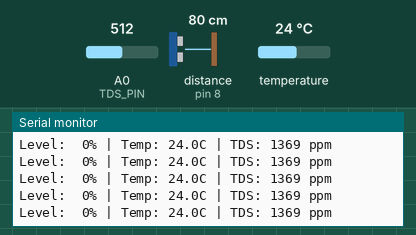
Simulated run of this sketch. Board: Arduino Uno, built with avr-gcc and run on an emulated ATmega328P. Shown: the last lines printed to the serial monitor. Wiring (inferred from the names in the program): ultrasonic range finder: trigger pin 7; echo pin 8. Inputs (shaded band) come from the test bench; at power-on: A0 (TDS_PIN) = 512, distance to the obstacle (sensor on pin 8) 80 cm, temperature 24 °C. The echo pulse lasts 58.3 µs per cm.

Above: at 13.4 s.
13.5 s: A0 (TDS_PIN) set to 8
At 15.8 s:
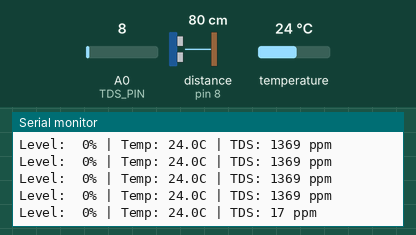
16.0 s: A0 (TDS_PIN) set to 5
At 18.5 s:
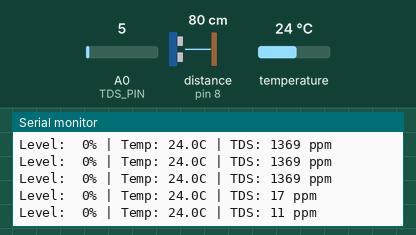
Timing chart, 0 to 20.0 s (numbered marks = the images above; inputs shaded):
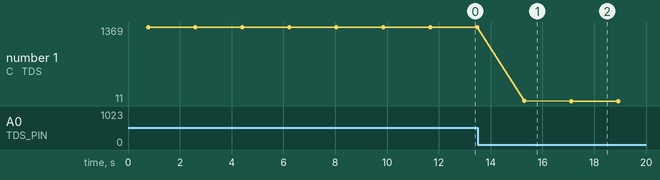

The sketch:

SmartBottle.ino
```cpp
#include <OneWire.h>
#include <DallasTemperature.h>
#include <SoftwareSerial.h>

#define ONE_WIRE_BUS 2
#define TRIG_PIN 7
#define ECHO_PIN 8
#define TDS_PIN A0

SoftwareSerial BT(10, 11);

OneWire oneWire(ONE_WIRE_BUS);
DallasTemperature sensors(&oneWire);

float d0 = 21.66;
float d20 = 19.05;
float d40 = 16.12;
float d60 = 11.04;
float d80 = 8.33;
float d100 = 2.98;

float getDistance() {
  digitalWrite(TRIG_PIN, LOW);
  delayMicroseconds(2);
  digitalWrite(TRIG_PIN, HIGH);
  delayMicroseconds(10);
  digitalWrite(TRIG_PIN, LOW);
  long duration = pulseIn(ECHO_PIN, HIGH, 30000);
  float distance = duration * 0.0343 / 2.0;
  return distance;
}

float getTemperature() {
  sensors.requestTemperatures();
  return sensors.getTempCByIndex(0);
}

float getTDS(float temperature) {
  int analogValue = analogRead(TDS_PIN);
  float voltage = analogValue * (5.0 / 1024.0);
  float compensationCoefficient = 1.0 + 0.02 * (temperature - 25.0);
  float compensationVoltage = voltage / compensationCoefficient;
  float tds = (133.42 * compensationVoltage * compensationVoltage * compensationVoltage
               - 255.86 * compensationVoltage * compensationVoltage
               + 857.39 * compensationVoltage) * 0.5;
  if (tds < 0) tds = 0;
  return tds;
}

float getPercentage(float distance) {
  float p = 0;

  if (distance >= d0) {
    p = 0;
  } else if (distance >= d20) {
    p = 0.0 + ((d0 - distance) / (d0 - d20)) * 20.0;
  } else if (distance >= d40) {
    p = 20.0 + ((d20 - distance) / (d20 - d40)) * 20.0;
  } else if (distance >= d60) {
    p = 40.0 + ((d40 - distance) / (d40 - d60)) * 20.0;
  } else if (distance >= d80) {
    p = 60.0 + ((d60 - distance) / (d60 - d80)) * 20.0;
  } else if (distance >= d100) {
    p = 80.0 + ((d80 - distance) / (d80 - d100)) * 20.0;
  } else {
    p = 100.0;
  }

  if (p < 0) p = 0;
  if (p > 100) p = 100;

  return p;
}

void setup() {
  Serial.begin(9600);
  BT.begin(9600);
  sensors.begin();
  pinMode(TRIG_PIN, OUTPUT);
  pinMode(ECHO_PIN, INPUT);
}

void loop() {
  float distance = getDistance();
  float percentage = getPercentage(distance);
  float temp = getTemperature();
  float tds = getTDS(temp);

  String data = "Level: " + String(percentage, 0) + "% | Temp: " + String(temp, 1) + "C | TDS: " + String(tds, 0) + " ppm";

  Serial.println(data);
  BT.println(data);

  delay(1000);
}
```

Measured:
- after the input at 13.5 s, the serial monitor: prints a new line after 1.8 s (image 1)
- after the input at 16.0 s, the serial monitor: prints a new line after 1.1 s (image 2)
- plotted number 1: 1369 → 17 after the input at 13.5 s, 17 → 11 after the input at 16.0 s
